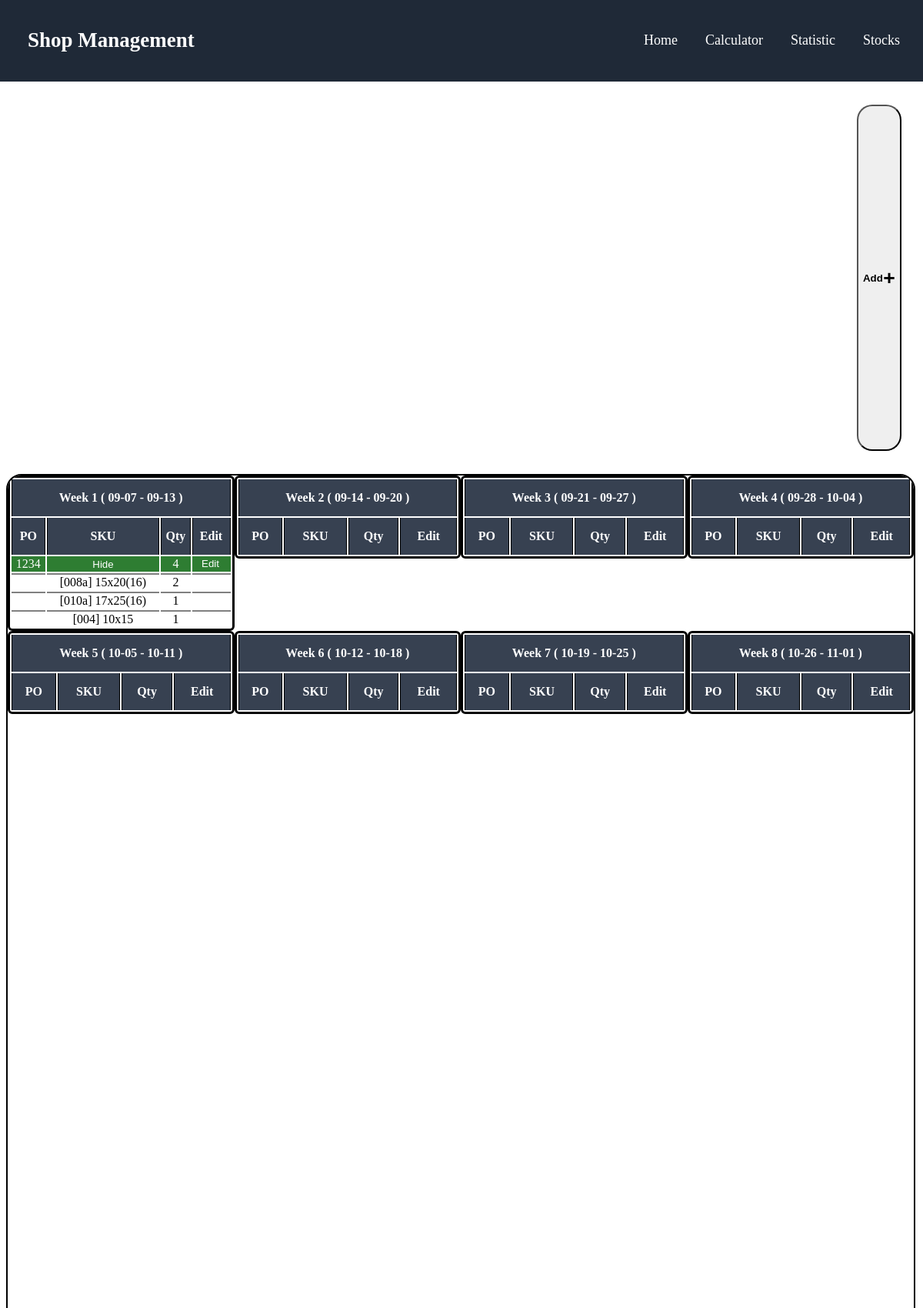
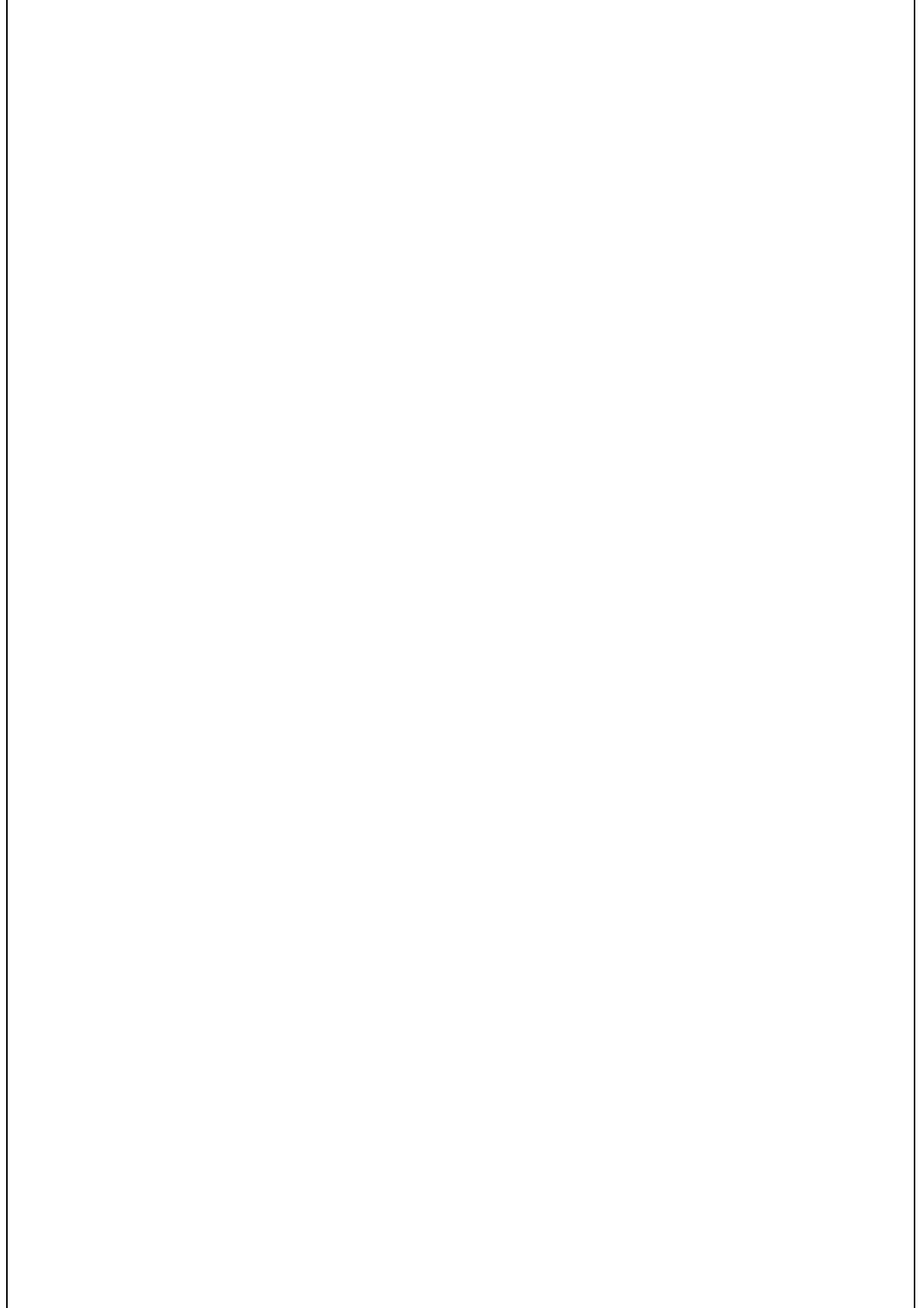
The app's page /stocks (upper part) with its own data (2 pictures, top to bottom).
### tables this page shows
CREATE TABLE purchase_order (
        id integer primary key AUTOINCREMENT,
        Week integer,
        PO text,
        SKU text,
        Qty integer,
        log text,
        time text,
        endtime text
    );

### app.py (the view, shortened to what this page needs)
@app.route("/stocks")
def stock():
    conn = sqlite3.connect(DB_PATH)
    cursor = conn.cursor()
    cursor.execute("""create table if not exists purchase_order (
        id integer primary key AUTOINCREMENT,
        Week integer,
        PO text,
        SKU text,
        Qty integer,
        log text,
        time text,
        endtime text
    )""")
    conn.commit()
    cursor.execute("""
        SELECT time, endtime
        FROM purchase_order
        WHERE Week = 1
        LIMIT 1
    """)
    row = cursor.fetchone()
    weeks = {}
    today = date.today() - timedelta(days=date.today().weekday())
    if row:
        wk1date = date.fromisoformat(row[0])
        timedif = (today - wk1date).days // 7
    for i in range(8):
        endweek = today + timedelta(days=6)
        weeks[i] = str(today)[5:] + " - " + str(endweek)[5:]
        today = today + timedelta(days=7)
    conn.commit()
    cursor.execute(
        "select * from purchase_order"
    )
    rows = cursor.fetchall()
    print("rows", rows)
    total = {}
    for row in rows:
        if row[2] not in total:
            total[row[2]] = row[4]
        else:
            total[row[2]] += row[4]
    conn.commit()
    cursor.execute("""
    SELECT Week, PO, time, endtime
    FROM purchase_order
    ORDER BY Week
    """)
    print("BEFORE:")
    for row in cursor.fetchall():
        print(row)
    conn.close()
    return render_template("stocks.html", products=products, rows=rows, total=total, weeks=weeks)

### templates/stocks.html (shortened to what this page needs)
<!DOCTYPE html>
<html lang="en">
<head>
    <link rel="stylesheet" href="{{ url_for('static', filename='stock.css')}}"/>
</head>
<body>
    <nav class="navbar">
        <div id="navname">
            <h2>Shop Management</h2>
        </div>
        <div id="nav-links">
            <a href="/">Home</a>
            <a href="/cal">Calculator</a>
            <a href="/stat">Statistic</a>
            <a href="/stocks">Stocks</a>
        </div>
    </nav>
    <br><br><br><br><br><br>
    <div class="alert-box" id="alert-box"></div>
    <div id="addcard">
        <button id="add" value="open" onclick="popup(this)"><h4>Add</h4><h1>+</h1></button>
    </div>
    <div id="tablecard">
        <div>
            <table id="week-1" class="weeks">
                <tr class="tableheader">
                    <th colspan="4">Week 1 ( {{weeks[0]}} )</th>
                </tr>
                <tr class="tableheader">
                    <th>PO</th>
                    <th>SKU</th>
                    <th>Qty</th>
                    <th>Edit</th>
                </tr>
                {% for PO in rows if PO[1] == 1 %}
                {% if loop.first or PO[2] != loop.previtem[2] %}
                <tr class="{{PO[5]}}tb" data-po="{{PO[2]}}" data-parent="POparent">
                    <td>{{PO[2]}}</td>
                    <td><button class="hidebtn" value="{{PO[2]}}" onclick="showhide(this)">Hide</button></td>
                    <td>{{total[PO[2]]}}</td>
                    <td class="editbtn"><button class="edit" value="{{PO[2]}}" onclick="edit(this)">Edit</button></td>
                </tr>
                {% endif %}
                <tr class="POchild" data-po="{{PO[2]}}" data-pd="{{PO[3]}}">
                    <td></td>
                    <td>{{PO[3]}}</td>
                    <td>{{PO[4]}}</td>
                    <td></td>
                </tr>
                {% endfor %}
            </table>
            <table id="week-2" class="weeks">
                <tr class="tableheader">
                    <th colspan="4">Week 2 ( {{weeks[1]}} )</th>
                </tr>
                <tr class="tableheader">
                    <th>PO</th>
                    <th>SKU</th>
                    <th>Qty</th>
                    <th>Edit</th>
                </tr>
            </table>
            <table id="week-3" class="weeks">
                <tr class="tableheader">
                    <th colspan="4">Week 3 ( {{weeks[2]}} )</th>
                </tr>
                <tr class="tableheader">
                    <th>PO</th>
                    <th>SKU</th>
                    <th>Qty</th>
                    <th>Edit</th>
                </tr>
            </table>
            <table id="week-4" class="weeks">
                <tr class="tableheader">
                    <th colspan="4">Week 4 ( {{weeks[3]}} )</th>
                </tr>
                <tr class="tableheader">
                    <th>PO</th>
                    <th>SKU</th>
                    <th>Qty</th>
                    <th>Edit</th>
                </tr>
            </table>
        </div>
        <div>
            <table id="week-5" class="weeks">
                <tr class="tableheader">
                    <th colspan="4">Week 5 ( {{weeks[4]}} )</th>
                </tr>
                <tr class="tableheader">
                    <th>PO</th>
                    <th>SKU</th>
                    <th>Qty</th>
                    <th>Edit</th>
                </tr>
            </table>
            <table id="week-6" class="weeks">
                <tr class="tableheader">
                    <th colspan="4">Week 6 ( {{weeks[5]}} )</th>
                </tr>
                <tr class="tableheader">
                    <th>PO</th>
                    <th>SKU</th>
                    <th>Qty</th>
                    <th>Edit</th>
                </tr>
            </table>
            <table id="week-7" class="weeks">
                <tr class="tableheader">
                    <th colspan="4">Week 7 ( {{weeks[6]}} )</th>
                </tr>
                <tr class="tableheader">
                    <th>PO</th>
                    <th>SKU</th>
                    <th>Qty</th>
                    <th>Edit</th>
                </tr>
            </table>
            <table id="week-8" class="weeks">
                <tr class="tableheader">
                    <th colspan="4">Week 8 ( {{weeks[7]}} )</th>
                </tr>
                <tr class="tableheader">
                    <th>PO</th>
                    <th>SKU</th>
                    <th>Qty</th>
                    <th>Edit</th>
                </tr>
        </table>
        </div>
    </div>
</body>
</html>

### static/stock.css (style rules this page uses)
body { background-color: white; background-size: cover; background-repeat: no-repeat; background-position: center; background-attachment: fixed; }
.navbar { background-color: #1f2937; padding-top: 15px; padding-bottom: 15px; color: white; display: flex; justify-content: space-between; position: absolute; left: 0px; top: 0px; width: 100%; align-items: center; background-size: cover; }
#nav-links a { color: white; text-decoration: none; font-size: 18px; padding: 8%; position: relative; }
#nav-links { display: flex; padding-right: 13%; }
#navname { color: white; font-size: 18px; align-items: left; padding-left: 3%; }
#tablecard { margin-top: 30px; border: 2px solid black; border-top-left-radius: 20px; border-top-right-radius: 20px; width: 99.50%; height: 65vh; overflow-x: auto; overflow-y: auto; }
#tablecard div { display: flex; align-items: flex-start; }
.weeks { min-width: 25%; border-collapse:separate; border:solid black 3px; border-radius: 6px; }
.tableheader { background-color: #374151; color: white; }
.tableheader th { padding-top: 15px; padding-bottom: 15px; justify-content: space-between; border-left:solid black 1px; border-right:solid black 1px; }
#addcard { margin-top: 20px; padding-right: 20px; }
#add { display: flex; margin-left: auto; align-items: center; justify-content: space-around; width: 5%; height: 5vh; border-radius: 20px; transition: 0.2s; }
.edit { background: none; transition: 0.2s; border: none; color: white; }
.editbtn { display: flex; justify-content: flex-end; padding-right: 3px; }
.log1tb { background: #2e7d32; border-left: 2px solid #2e7d32; border-right: 2px solid #2e7d32; color: white; }
.log1tb td { text-align: center; justify-content: center; }
.POchild td { text-align: center; justify-content: center; border-top: 2px solid grey; }
.alert-box { position: absolute; top: 70px; left: 50%; transform: translateX(-50%); padding: 10px 20px; border-radius: 5px; transition: opacity 0.5s; z-index: 9999; }
.hidebtn { background: none; border: none; color: white; transition: 0.2s; }

### records on screen
purchase_order: PO "1234", PO "4", SKU "[008a] 15x20(16)", Qty "2"
purchase_order: SKU "[010a] 17x25(16)", Qty "1"
purchase_order: SKU "[004] 10x15", Qty "1"

### other values on screen
{{ weeks[0] }} "09-07 - 09-13"
{{ weeks[1] }} "09-14 - 09-20"
{{ weeks[2] }} "09-21 - 09-27"
{{ weeks[3] }} "09-28 - 10-04"
{{ weeks[4] }} "10-05 - 10-11"
{{ weeks[5] }} "10-12 - 10-18"
{{ weeks[6] }} "10-19 - 10-25"
{{ weeks[7] }} "10-26 - 11-01"
